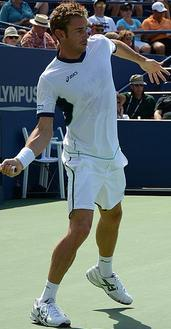
#> input picture lip_imgs/1213677.jpg, 171 x 329 px; its folder holds only this picture in this run
$ python cv2_draw.py
#> lines starting #> are read from the running program, lines starting #| are printed output that depends on the picture
import cv2
import matplotlib.pyplot as plt
import os, os.path

REAL_DIR = "lip_imgs/"
DRAW_DIR = "lip_imgs_cv2draw/"

files = os.listdir(REAL_DIR)

for i in files:
    if(i[-3:] == "jpg"):
        real = REAL_DIR + i # "lip_imgs/183114.jpg"
        draw = DRAW_DIR + i # "lip_imgs_cv2draw/183114.jpg"

        # pencil sketch with cv2
        image = cv2.imread(real)
#> image is the input picture: shape (329, 171, 3); mean B, G, R 117.1, 119.9, 108.4
        gray_img = cv2.cvtColor(image, cv2.COLOR_BGR2GRAY)
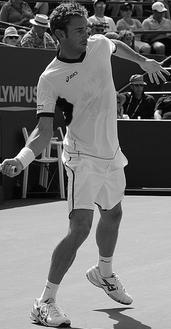
#> gray_img: shape (329, 171); min 0, max 255, mean 116.2
        inv_img = 255 - gray_img
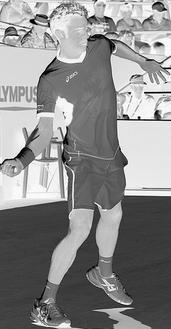
#> inv_img: shape (329, 171); min 0, max 255, mean 138.8
        blurred = cv2.GaussianBlur(inv_img, (21,21), 0)
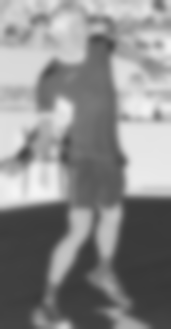
#> blurred: shape (329, 171); min 56, max 245, mean 138.8
        inv_blur = 255 - blurred
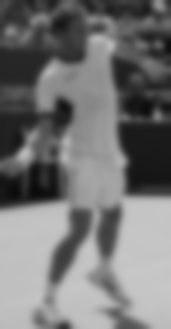
#> inv_blur: shape (329, 171); min 10, max 199, mean 116.2
        pencil_sketch = cv2.divide(gray_img, inv_blur, scale=256.0)
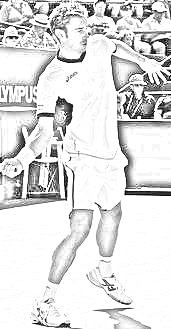
#> pencil_sketch: shape (329, 171); min 0, max 255, mean 223.5
        cv2.imwrite(draw, cv2.cvtColor(pencil_sketch, cv2.COLOR_BGR2RGB))

print(len(files))

$ run again, on lip_imgs/1234621.jpg
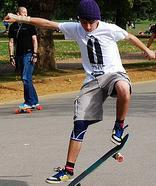
#> input picture lip_imgs/1234621.jpg, 156 x 186 px
#> image is the input picture: shape (186, 156, 3); mean B, G, R 103.9, 114.9, 124.4
#> `inv_blur = 255 - blurred`:
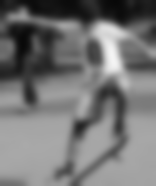
#> inv_blur: shape (186, 156); min 8, max 244, mean 116.5
#> `pencil_sketch = cv2.divide(gray_img, inv_blur, scale=256.0)`:
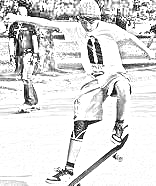
#> pencil_sketch: shape (186, 156); min 0, max 255, mean 220.3

$ run again, on lip_imgs/1241751.jpg
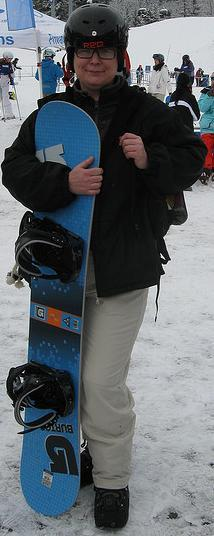
#> input picture lip_imgs/1241751.jpg, 214 x 536 px
#> image is the input picture: shape (536, 214, 3); mean B, G, R 108.5, 103.4, 97.3
#> `blurred = cv2.GaussianBlur(inv_img, (21,21), 0)`:
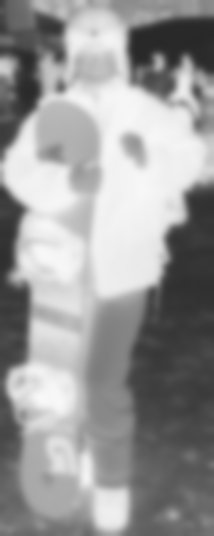
#> blurred: shape (536, 214); min 40, max 248, mean 152.9
#> `pencil_sketch = cv2.divide(gray_img, inv_blur, scale=256.0)`:
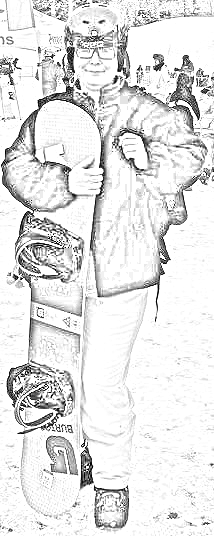
#> pencil_sketch: shape (536, 214); min 0, max 255, mean 228

$ run again, on lip_imgs/1250988.jpg
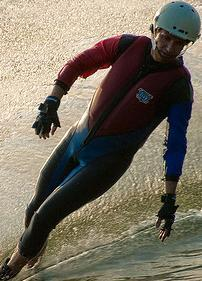
#> input picture lip_imgs/1250988.jpg, 202 x 281 px
#> image is the input picture: shape (281, 202, 3); mean B, G, R 97, 111.7, 119.5
#> `inv_blur = 255 - blurred`:
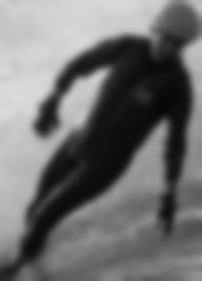
#> inv_blur: shape (281, 202); min 7, max 220, mean 112.3
#> `pencil_sketch = cv2.divide(gray_img, inv_blur, scale=256.0)`:
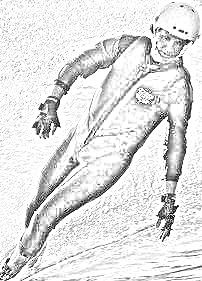
#> pencil_sketch: shape (281, 202); min 0, max 255, mean 224.8
